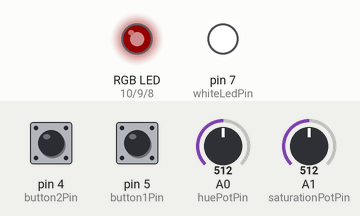
Bench run of a program on a simulated Arduino Nano, built with avr-gcc and run on an emulated ATmega328P. Parts: an RGB LED mixed from three pins (HIGH = lit), output pins drawn as LEDs (lit = HIGH). The inputs (shaded band) are chosen by the test bench; at power-on: A0 (huePotPin) = 512, pin 5 (button1Pin) HIGH, pin 4 (button2Pin) HIGH, A1 (saturationPotPin) = 512. Dim RGB values are drawn brighter than linear; what the program prints to the serial monitor is not drawn.

Above: at 1.2 s.
1.3 s: A0 (huePotPin) set to 716
At 2.46 s:
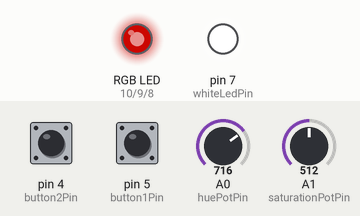
4.3 s: pin 5 (button1Pin) pulled LOW for 1 s
At 6.3 s:
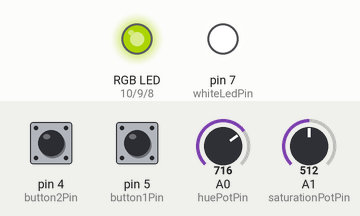
6.8 s: pin 4 (button2Pin) pulled LOW for 3.2 s
At 10.1 s:
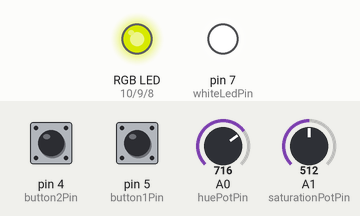
11.5 s: A1 (saturationPotPin) set to 716
At 11.77 s:
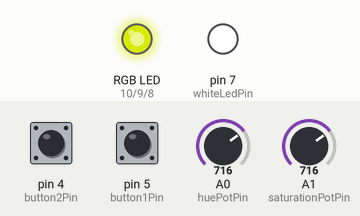
14.5 s: A0 (huePotPin) set to 900
At 16.87 s:
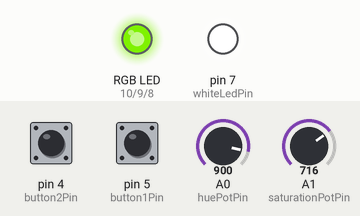
17.5 s: pin 4 (button2Pin) pulled LOW for 0.15 s
At 18.5 s:
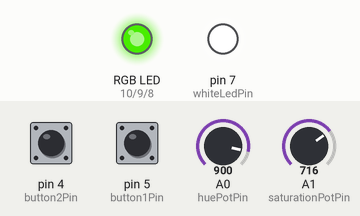
Timing chart, 0 to 20.1 s (numbered marks = the images above; inputs shaded):
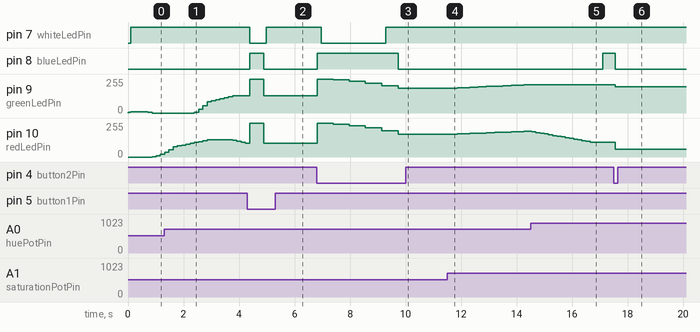

Measured:
- after the input at 1.3 s, pin 9 (greenLedPin): moves from 0/255 to 128/255 over 1.4 s, starting after 1.1 s
- after the input at 4.3 s, pin 7 (whiteLedPin): HIGH → LOW after 0.08 s, → HIGH 0.60 s later; pin 8 (blueLedPin): LOW → HIGH after 0.08 s, → LOW 0.51 s later; pin 9 (greenLedPin): 128/255 → 255/255 after 0.08 s, → 128/255 0.51 s later; pin 10 (redLedPin): 103/255 → 255/255 after 0.08 s, → 103/255 0.51 s later
- after the input at 6.8 s, pin 7 (whiteLedPin): HIGH → LOW after 0.15 s, → HIGH 2.3 s later; pin 8 (blueLedPin): LOW → HIGH at once, → LOW 2.9 s later
- after the input at 11.5 s, pin 9 (greenLedPin): moves from 184/255 to 213/255 over 2.8 s, starting after 0.05 s; pin 10 (redLedPin): moves from 170/255 to 193/255 over 2.8 s, starting after 0.05 s
- after the input at 14.5 s, pin 8 (blueLedPin): LOW → HIGH after 2.6 s; pin 10 (redLedPin): moves from 193/255 to 112/255 over 2.1 s, starting after 0.05 s
- after the input at 17.5 s, pin 8 (blueLedPin): HIGH → LOW after 0.05 s; pin 9 (greenLedPin): 213/255 → 198/255 after 0.05 s; pin 10 (redLedPin): 112/255 → 60/255 after 0.05 s
- by itself, pin 9 (greenLedPin): rises from 0/255 to 11/255 in 0.25 s, then falls to 0/255 in 0.61 s
- by itself, pin 10 (redLedPin): rises from 21/255 to 128/255 in 1.5 s, then falls to 103/255 in 1.4 s

The program:

main.cpp
```cpp
#include <Arduino.h>

const int huePotPin = A0;
const int saturationPotPin = A1;
const int redLedPin = 10;
const int greenLedPin = 9;
const int blueLedPin = 8;
const int whiteLedPin = 7;
const int button1Pin = 5;
const int button2Pin = 4;

const int numReadings = 20;
int hueReadings[numReadings];
int saturationReadings[numReadings];
int readingIndex = 0;
int totalHue = 0;
int totalSaturation = 0;

float brightness = 1.0;
unsigned long lastButtonPress1 = 0;
unsigned long lastButtonPress2 = 0;
bool button1Pressed = false;

void setColor(int, int, int, int);
int invertValue(int);
void hsvToRGB(int, float, float);

void setup()
{
  pinMode(redLedPin, OUTPUT);
  pinMode(greenLedPin, OUTPUT);
  pinMode(blueLedPin, OUTPUT);
  pinMode(whiteLedPin, OUTPUT);
  pinMode(button1Pin, INPUT_PULLUP);
  pinMode(button2Pin, INPUT_PULLUP);

  Serial.begin(9600);

  for (int i = 0; i < numReadings; i++)
  {
    hueReadings[i] = 0;
    saturationReadings[i] = 0;
  }
}

void loop()
{
  // put your main code here, to run repeatedly:
  delay(10);

  totalHue -= hueReadings[readingIndex];
  totalSaturation -= saturationReadings[readingIndex];

  hueReadings[readingIndex] = analogRead(huePotPin);
  saturationReadings[readingIndex] = analogRead(saturationPotPin);

  totalHue += hueReadings[readingIndex];
  totalSaturation += saturationReadings[readingIndex];

  readingIndex = (readingIndex + 1) % numReadings;

    // Calculate the average
  int huePotRead = totalHue / numReadings;
  int saturationPotRead = totalSaturation / numReadings;

  int hueValue = map(huePotRead, 0, 1023, 1, 360);
  float saturationValue = map(saturationPotRead, 0, 1023, 1, 360);

  // add small delay to prevent flickering

  if (digitalRead(button1Pin) == LOW && millis() - lastButtonPress1 > 500)
  {
    lastButtonPress1 = millis();
    button1Pressed = !button1Pressed;
  }

  if (digitalRead(button2Pin) == LOW && millis() - lastButtonPress2 > 500)
  {
    lastButtonPress2 = millis();
    // change the brightness in increments of 0.1
    brightness = brightness + 0.125;
    if (brightness > 1.0)
    {
      brightness = 0.125;
    }
  }

  if (button1Pressed)
  {
    setColor(0, 0, 0, 0);
    analogWrite(whiteLedPin, 0);
  }
  else
  {
    hsvToRGB(hueValue, saturationValue, brightness);
    analogWrite(whiteLedPin, brightness * 255);
  }
}

void hsvToRGB(int hue, float saturation, float brightness)
{
  // Convert HSV to RGB

  int red, green, blue;
  saturation = saturation / 360.0;
  if (saturation == 0)
  {
    red = green = blue = brightness * 255;
  }
  else
  {
    // double sectorPos = hue / 60.0;
    // int sectorNumber = (int)(floor(sectorPos));
    double sectorPos = hue / 60.0;
    int sectorNumber = (int)sectorPos;
    double fractionalSector = sectorPos - sectorNumber;

    // Calculate values for the three axes of the color
    double p = brightness * (1.0 - saturation);
    double q = brightness * (1.0 - (saturation * fractionalSector));
    double t = brightness * (1.0 - (saturation * (1 - fractionalSector)));

    p *= 255;
    q *= 255;
    t *= 255;
    brightness *= 255;
    // Assign the fractional values to the correct axes
    switch (sectorNumber)
    {
    case 0:
      red = brightness, green = t, blue = p;
      break;
    case 1:
      red = q, green = brightness, blue = p;
      break;
    case 2:
      red = p, green = brightness, blue = t;
      break;
    case 3:
      red = p, green = q, blue = brightness;
      break;
    case 4:
      red = t, green = p, blue = brightness;
      break;
    case 5:
      red = brightness, green = p, blue = q;
      break;
    case 6:
      red = 0, green = 0, blue = 0, brightness = 0;
      break;
    }
    setColor(red, green, blue, brightness);
    Serial.println("Hue: " + String(hue) + " Saturation: " + String(saturation) + " Brightness: " + String(brightness) + " Red: " + String(red) + " Green: " + String(green) + " Blue: " + String(blue) + " White: " + String(brightness) + " Sector: " + String(sectorNumber) + " Fractional: " + String(fractionalSector) + " P: " + String(p) + " Q: " + String(q) + " T: " + String(t));
  }
}
// put function definitions here:
void setColor(int red, int green, int blue, int brightness)
{

  // Invert the brightness for common anode LED

  // Adjust the RGB values based on the brightness
  red = map(red, 0, 255, 0, brightness);
  green = map(green, 0, 255, 0, brightness);
  blue = map(blue, 0, 255, 0, brightness);

  // Invert the RGB values for common anode LED
  red = invertValue(red);
  green = invertValue(green);
  blue = invertValue(blue);

  analogWrite(redLedPin, red);
  analogWrite(greenLedPin, green);
  analogWrite(blueLedPin, blue);
}

int invertValue(int value)
{
  return 255 - value;
}
```
